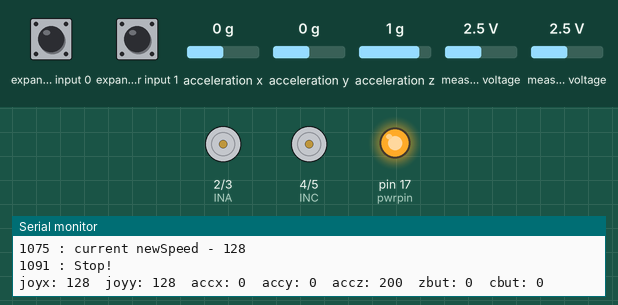
Simulated run of this sketch. Board: Arduino Uno, built with avr-gcc and run on an emulated ATmega328P. Shown: motor-driver pin pairs drawn as motors (green arrow = first pin HIGH = forward, orange = second pin HIGH = backward, longer = more drive, scaled by the enable pin), output pins drawn as LEDs (lit = HIGH), the last lines printed to the serial monitor. Wiring (inferred from the names in the program): Wii Nunchuk at I2C address 0x52. The inputs (shaded band) are chosen by the test bench; at power-on: measured voltage 2.5 V, expander input 0 HIGH, expander input 1 HIGH, acceleration x 0 g, acceleration y 0 g, acceleration z 1 g.

Above: at 1.3 s.
1.4 s: measured voltage (sensor 200) set to 0.1 V
At 2.8 s:
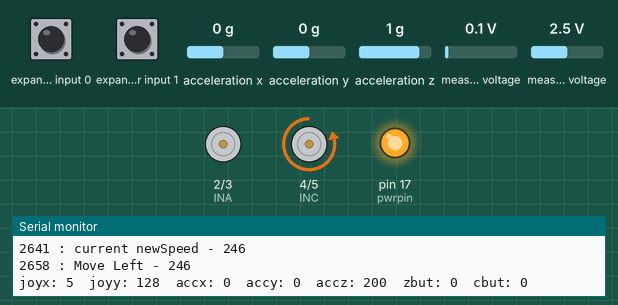
3.1 s: measured voltage (sensor 201) set to 0.1 V
At 3.7 s:
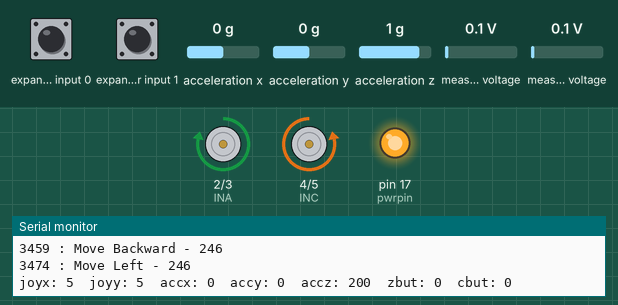
4.6 s: measured voltage (sensor 200) set to 3.8 V
At 5.8 s:
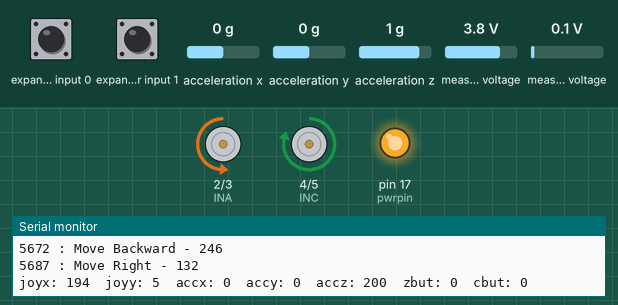
6.3 s: measured voltage (sensor 201) set to 3.8 V
At 7.7 s:
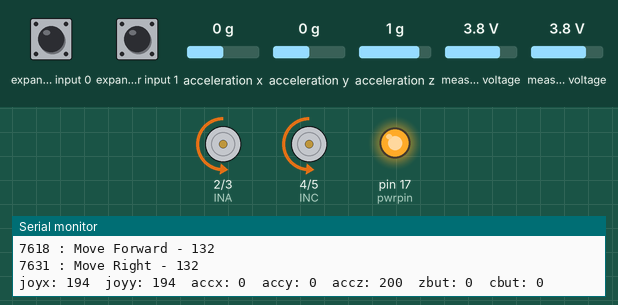
8.0 s: expander input 0 pulled LOW for 1 s
At 8.7 s:
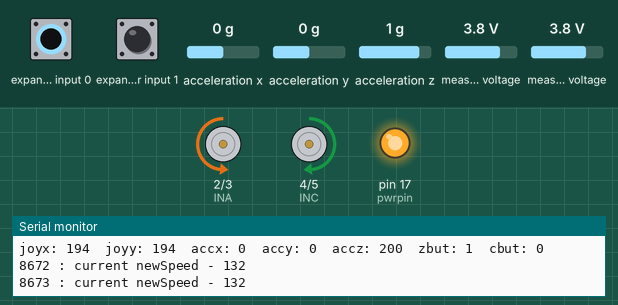
10.7 s: expander input 1 pulled LOW for 1 s
At 11.5 s:
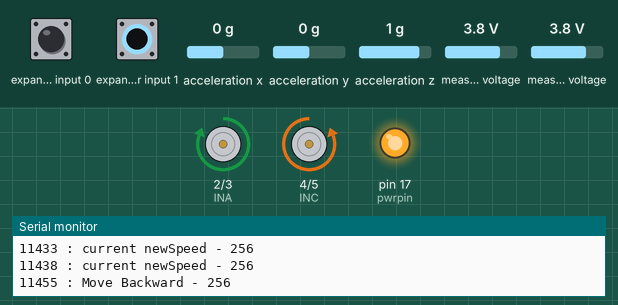
Timing chart, 0 to 13.7 s (numbered marks = the images above; inputs shaded):
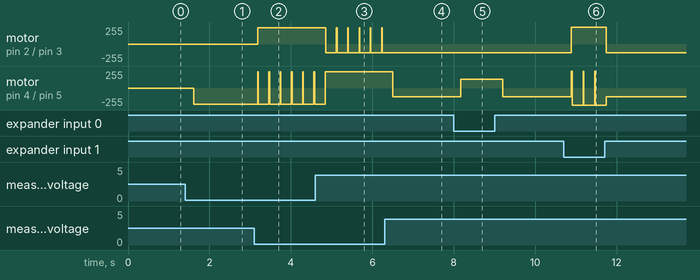

Measured:
- after the input at 1.4 s, motor on pin 4 (INC) / pin 5 (IND): stopped → backward 246/255 after 0.21 s
- after the input at 3.1 s, motor on pin 2 (INA) / pin 3 (INB): stopped → forward 246/255 after 0.08 s; motor on pin 4 (INC) / pin 5 (IND): alternates forward 246/255 for 0.01 s and backward 246/255 for 0.26 s, starting after 0.08 s
- after the input at 4.6 s, motor on pin 2 (INA) / pin 3 (INB): alternates forward 246/255 for 0.01 s and backward 132/255 for 0.26 s, starting after 0.26 s; motor on pin 4 (INC) / pin 5 (IND): goes on until 4.8 s, then stays forward 246/255
- after the input at 6.3 s, motor on pin 2 (INA) / pin 3 (INB): stops changing and stays backward 132/255; motor on pin 4 (INC) / pin 5 (IND): forward 246/255 → backward 132/255 after 0.21 s
- after the input at 8.0 s, motor on pin 4 (INC) / pin 5 (IND): backward 132/255 → forward 132/255 after 0.17 s, → backward 132/255 1.0 s later
- after the input at 10.7 s, motor on pin 2 (INA) / pin 3 (INB): backward 132/255 → forward 255/255 after 0.19 s, → backward 132/255 0.85 s later; motor on pin 4 (INC) / pin 5 (IND): backward 132/255 → backward 255/255 after 0.19 s, → backward 132/255 0.85 s later

The sketch:

Zergbot.ino
```cpp
// The Wiring of Nunchuck
//-------------------------------------------------
/*
 * Wiring Details
 * white  - Analog 2 - Ground
 * red    - Analog 3 - Power
 * green  - data   - Analog 4
 * yellow - clock  - Analog 5
 */

// The Wiring of Motor Driver
//-------------------------------------------------
/*
 * Wiring Details
 * INA - Digital 2
 * INB - Digital 3
 * ENA - Digital 9
 * INC - Digital 4
 * IND - Digital 5
 * ENB - Digital 10
 * VCC - (+) Power from battery bank
 * GND - (-) Power from battery bank
 * +5 - VCC on Arduino
 */


#define INA 2
#define INB 3
#define ENA 9
#define INC 4
#define IND 5
#define ENB 10
#define DEFAULT_STICK_ZERO 128
#define FRACTION 2
#define DAMPING_RANGE 20

#define ULTRASONIC_PORT 7

#define DEBUGGING

#include <Wire.h>
#include "wiinunchuck.h"
#include "Motors.h"


int loop_cnt=0;
byte joyx,joyy,accx, accy, accz, zbut,cbut;

void setup(){
  Serial.begin(19200);   //Starts the serial port (used for debuging however makes servos jumpy)
  nunchuck_setpowerpins(); // set the Arduino power pins for Nunchuck
  nunchuck_init ();     // send the nunchuck initilization handshake
  initMots(); // set the Arduino pins for Motor driver

}

void loop(){

nunchuck_get_data();


if( loop_cnt > 100 ) { // every 100 msecs get new data
  loop_cnt = 0;


  joyx  = nunchuck_joy_x();
  joyy  = nunchuck_joy_y();
  accx = nunchuck_accelx(); // ranges from approx 70 - 182
  accy = nunchuck_accely();// ranges from approx 65 - 173
  accz = nunchuck_accelz();// ranges from approx 65 - 173
  zbut = nunchuck_zbutton();
  cbut = nunchuck_cbutton();

robotOperation(joyx, joyy, accx, accy, accz, zbut, cbut);

#ifdef DEBUGGING
        Serial.print("joyx: "); Serial.print((byte)joyx,DEC);
        Serial.print("\tjoyy: "); Serial.print((byte)joyy,DEC);
        Serial.print("\taccx: "); Serial.print((byte)accx,DEC);
        Serial.print("\taccy: "); Serial.print((byte)accy,DEC);
        Serial.print("\taccz: "); Serial.print((byte)accz,DEC);
        Serial.print("\tzbut: "); Serial.print((byte)zbut,DEC);
        Serial.print("\tcbut: "); Serial.println((byte)cbut,DEC);
#endif

            }
    loop_cnt++;
    delay(1);
}
```

Motors.h
```cpp
//------------------------------------------------------------------------
//START OF ARDUINO CONTROLLED ROBOT (Motors) ROUTINES

/*
 * sets up your arduino to address your SERB using the included routines
*/
struct vectorMove {
  int Speed;
  short Direction;
};

void initMots(){
// Declare L298N Dual H-Bridge Motor Controller directly since there is not a library to load.
//Define L298N Dual H-Bridge Motor Controller Pins

pinMode(INA,OUTPUT); //Left Motor
pinMode(INB,OUTPUT); // Left Motor
pinMode(ENA,OUTPUT);
pinMode(INC,OUTPUT); // Right Motor
pinMode(IND,OUTPUT); // Right Motor
pinMode(ENB,OUTPUT);

/*
#ifdef DEBUGGING
  Serial.print(millis());
  Serial.print(" : Initialize Motors - "); Serial.println(100, DEC);
   analogWrite(ENA, 100);
 digitalWrite(INA, LOW);
 digitalWrite(INB, HIGH);
 analogWrite(ENB, 100);
 digitalWrite(INC, LOW);
 digitalWrite(IND, HIGH);
#endif
*/
}


/*
 * sets the speed of the robot between 6-(reversed) and 255-(full speed). 128 is stop
 * NOTE: speed will not change the current speed you must change speed
 * then call one of the go methods before changes occur.
 * it will return the absolute speed value between 1 - 255 and the direction (1 - forward or right, -1 - backward or left, 0 - stop)
 * Return the speed between 1 and 255
*/

/*
 * sends the robot forwards
 */
void moveForward(int newSpeed){
 analogWrite(ENA, newSpeed);
 digitalWrite(INA, LOW);
 digitalWrite(INB, HIGH);
 analogWrite(ENB, newSpeed);
 digitalWrite(INC, LOW);
 digitalWrite(IND, HIGH);

#ifdef DEBUGGING
  Serial.print(millis());
  Serial.print(" : Move Forward - "); Serial.println(newSpeed, DEC);
#endif

}

/*
 * sends the robot backwards
 */
void moveBackward(int newSpeed){
  analogWrite(ENA, newSpeed);
  digitalWrite(INA, HIGH);
  digitalWrite(INB, LOW);
  analogWrite(ENB, newSpeed);
  digitalWrite(INC, HIGH);
  digitalWrite(IND, LOW);

#ifdef DEBUGGING
  Serial.print(millis());
  Serial.print(" : Move Backward - "); Serial.println(newSpeed, DEC);
#endif
}

/*
 * sends the robot right
 */
void moveRight(int newSpeed){
  analogWrite(ENA, newSpeed);
  digitalWrite(INA, LOW);
  digitalWrite(INB, HIGH);

#ifdef DEBUGGING
  Serial.print(millis());
  Serial.print(" : Move Right - "); Serial.println(newSpeed, DEC);
#endif
}

/*
 * sends the robot left
 */
void moveLeft(int newSpeed){
  analogWrite(ENB, newSpeed);
  digitalWrite(INC, LOW);
  digitalWrite(IND, HIGH);

#ifdef DEBUGGING
  Serial.print(millis());
  Serial.print(" : Move Left - "); Serial.println(newSpeed, DEC);
#endif
}

/*
 * move the robot round
 */
void moveRound(int newSpeed, short Direction){
  if(Direction == 1){
    analogWrite(ENA, newSpeed);
    digitalWrite(INA, LOW);
    digitalWrite(INB, HIGH);
    analogWrite(ENB, newSpeed);
    digitalWrite(INC, HIGH);
    digitalWrite(IND, LOW);
  } else if(Direction == -1){
    analogWrite(ENA, newSpeed);
    digitalWrite(INA, HIGH);
    digitalWrite(INB, LOW);
    analogWrite(ENB, newSpeed);
    digitalWrite(INC, LOW);
    digitalWrite(IND, HIGH);
  }
#ifdef DEBUGGING
  Serial.print(millis());
  Serial.println(" : : Move Round - "); Serial.println(newSpeed, DEC);
#endif
}

/*
 * stops the robot
 */
void Stop(){
  analogWrite(ENA, 0);
  digitalWrite(INA, LOW);
  digitalWrite(INB, HIGH);
  analogWrite(ENB, 0);
  digitalWrite(INC, LOW);
  digitalWrite(IND, HIGH);

#ifdef DEBUGGING
  Serial.print(millis());
  Serial.println(" : Stop!");
#endif
}

struct vectorMove setMoveMotor(int newSpeed){
  short newDirection = 0;
  struct vectorMove newVector ;

  if (newSpeed > DEFAULT_STICK_ZERO){
      if(newSpeed < 255 * (DAMPING_RANGE/100))
        newVector.Speed = 1/(255 * (DAMPING_RANGE/100)) * ((newSpeed - DEFAULT_STICK_ZERO) * (newSpeed - DEFAULT_STICK_ZERO));
      else newVector.Speed = FRACTION * (newSpeed - DEFAULT_STICK_ZERO);
    newVector.Direction = 1;
  }
  else if (newSpeed < DEFAULT_STICK_ZERO){
    if(newSpeed < 255 * (DAMPING_RANGE/100))
        newVector.Speed = 1/(255 * (DAMPING_RANGE/100)) * ((newSpeed - DEFAULT_STICK_ZERO) * (newSpeed - DEFAULT_STICK_ZERO));
      else newVector.Speed = FRACTION * (DEFAULT_STICK_ZERO - newSpeed) ;
    newVector.Direction = -1;
  }
  else if (newSpeed == DEFAULT_STICK_ZERO){
    newVector.Speed = newSpeed;
    newVector.Direction = 0;
  }
  else newVector.Speed = 0;


#ifdef DEBUGGING
  Serial.print(millis());
  Serial.print(" : current newSpeed - "); Serial.println(newVector.Speed, DEC);
#endif

    return newVector;
}

void moveDifferential(byte value_x, byte value_y, byte but){
  struct vectorMove tempMoveX, tempMoveY;

  tempMoveY = setMoveMotor(value_y);
  tempMoveX = setMoveMotor(value_x);

  if(but == 1){
      #ifdef DEBUGGING
      Serial.print(millis());
      Serial.println("Button Pressed");
    #endif
    moveRound(tempMoveY.Speed, tempMoveY.Direction);
    return;
  }

  if (tempMoveY.Direction == 1){
    moveForward(tempMoveY.Speed);
  }
  else if (tempMoveY.Direction == -1){
    moveBackward(tempMoveY.Speed);
  }

  if (tempMoveX.Direction == 1){
    moveRight(tempMoveX.Speed);
  }
  else if (tempMoveX.Direction == -1){
    moveLeft(tempMoveX.Speed);
  }

 if (value_x == DEFAULT_STICK_ZERO && value_y == DEFAULT_STICK_ZERO){
  Stop();
 }

}

void robotOperation(byte joyx,byte joyy,byte accx,byte accy,byte accz, byte zbut,byte cbut){

  if (zbut == 1)
  {
  moveDifferential(joyx, joyy, zbut);
  return;
   }

  if (cbut==0){
    #ifdef DEBUGGING
      Serial.print(millis());
      Serial.println("robotOperation joystick called");
    #endif

    moveDifferential(joyx, joyy, 0);
  }
  else
  {
    #ifdef DEBUGGING
      Serial.print(millis());
      Serial.println("robotOperation accellerometer called");
    #endif

    moveDifferential(accx, accy, 0);
  }
}


//END OF ARDUINO CONTROLLED SERVO ROBOT (SERB) ROUTINES
//---------------------------------------------------------------------------

/*
void moveWiiAcelerometer(){
 moveDifferential(getYGs() * (float)100,getXGs()*(float)100);
}

void moveWiiJoystick(){
 moveDifferential(map(getNunValue(YSTICK),30,220,-100,100),map(getNunValue(XSTICK),30,220,-100,100));
 }

//Takes in a speed and a direction input (like a joystick) and translates it to speed commands
void moveDifferential(int speed1, int direction1){
  speed1 = deadBandFilter(speed1);
  direction1 = deadBandFilter(direction1);
  setSpeedLeft(speed1 + direction1);
  setSpeedRight(speed1 - direction1);
}

*/
```

wiinunchuck.h
```cpp
// (licence header left out)
#if (ARDUINO >= 100)
#include <Arduino.h>
#else
#include <WProgram.h>
#endif

//
// These are suitable defaults for most nunchucks, including knockoffs.
// If you intend to use the same nunchuck all the time and demand accu-
// racy, it is worth your time to measure these on your own.
//     If you may want to use various nunchucks, you may want to
// calibrate using functions
//   nunchuck_calibrate_joy()
//   nunchuck_calibrate_accelxy()
//   nunchuck_calibrate_accelz()
//
#define DEFAULT_CENTRE_JOY_X 124
#define DEFAULT_CENTRE_JOY_Y 132
#define ACCEL_ZEROX 490
#define ACCEL_ZEROY 500
#define ACCEL_ZEROZ 525

//
// Global vars are kept to a minimum.
//
uint8_t ctrlr_type[6];   // Used externally?
uint8_t nunchuck_buf[6];  // Keeps data payload from nunchuck
// Accelerometer values and callibration centres:
uint16_t accel_zerox, accel_zeroy, accel_zeroz;
// Joystick values and calibration centres:
int joy_x, joy_y, joy_zerox, joy_zeroy;

//
//
// Uses port C (analog in) pins as power & ground for nunchuck
//
void nunchuck_setpowerpins()
	{
	#define pwrpin PORTC3
	#define gndpin PORTC2
	DDRC |= _BV(pwrpin) | _BV(gndpin);
	PORTC &=~ _BV(gndpin);
	PORTC |=  _BV(pwrpin);
	delay(100); // wait for things to stabilize
	}

//
//
// Initialize and join the I2C bus, and tell the nunchuck we're
// talking to it. This function will work both with Nintendo
// nunchucks, or knockoffs.
//
// See http://www.arduino.cc/cgi-bin/yabb2/YaBB.pl?num=1264805255
//
void nunchuck_init()
	{
	Wire.begin();
	delay(1);
	Wire.beginTransmission(0x52);  // device address
	#if (ARDUINO >= 100)
		Wire.write((uint8_t)0xF0);  // 1st initialisation register
		Wire.write((uint8_t)0x55);  // 1st initialisation value
		Wire.endTransmission();
		delay(1);
		Wire.beginTransmission(0x52);
		Wire.write((uint8_t)0xFB);  // 2nd initialisation register
		Wire.write((uint8_t)0x00);  // 2nd initialisation value
	#else
		Wire.send((uint8_t)0xF0);   // 1st initialisation register
		Wire.send((uint8_t)0x55);   // 1st initialisation value
		Wire.endTransmission();
		delay(1);
		Wire.beginTransmission(0x52);
		Wire.send((uint8_t)0xFB);   // 2nd initialisation register
		Wire.send((uint8_t)0x00);   // 2nd initialisation value
	#endif
	Wire.endTransmission();
	delay(1);
	//
	// Set default calibration centres:
	//
	joy_zerox = DEFAULT_CENTRE_JOY_X;
	joy_zeroy = DEFAULT_CENTRE_JOY_Y;
	accel_zerox = ACCEL_ZEROX;
	accel_zeroy = ACCEL_ZEROY;
	accel_zeroz = ACCEL_ZEROZ;
	}

//
//
// T.T.
// Standard nunchucks use a byte-wise encryption using bit-wise XOR
// with 0x17. This function decodes a byte.
//
// This function is not needed since the way we initialize the nunchuck
// does not XOR encrypt the bits.
//
//static inline char nunchuck_decode_byte (char x)
//	{
//	x = (x ^ 0x17) + 0x17;
//	return x;
//	}

static void nunchuck_send_request()
{
	Wire.beginTransmission(0x52);// transmit to device 0x52
	#if (ARDUINO >= 100)
		Wire.write((uint8_t)0x00);// sends one byte
	#else
		Wire.send((uint8_t)0x00);// sends one byte
	#endif
	Wire.endTransmission();// stop transmitting
}

//
//
// Gets data from the nunchuck and packs it into the nunchuck_buff byte
// aray. That array will be processed by other functions to extract
// the data from the sensors and analyse.
//
int nunchuck_get_data()
	{
	int cnt=0;
	  // Request six bytes from the chuck.
	Wire.requestFrom (0x52, 6);
	while (Wire.available ())
		{
	  // receive byte as an integer
		#if (ARDUINO >= 100)
			nunchuck_buf[cnt] = Wire.read();
		#else
			nunchuck_buf[cnt] = Wire.receive();
		#endif
		cnt++;
		}

	Wire.beginTransmission(0x52);// transmit to device 0x52
	#if (ARDUINO >= 100)
		Wire.write((uint8_t)0x00);// sends one byte
	#else
		Wire.send((uint8_t)0x00);// sends one byte
	#endif
	Wire.endTransmission();// stop transmitting

	if (cnt >= 5)
		{
		return 1;   // success
		}
	return 0; // failure
	}

//
//
//
// Calibrate joystick so that we read the centre position as (0,0).
// Otherwise, we use the default values from the header.
//
void nunchuck_calibrate_joy()
	{
	joy_zerox = joy_x;
	joy_zeroy = joy_y;
	}

// Returns c and z button states: 1=pressed, 0=not
// The state is in the two least significant bits of the 6th byte.
// In the data, a 1 is unpressed and 0 is pressed, so this will be
// reversed. These functions use a bitwise AND to determine the value
// and then the () ? true : false; conditional structure to pass out
// the appropriate state.
//
static inline unsigned int nunchuck_zbutton()
	{
	return ((nunchuck_buf[5] >> 0) & 1) ? 0 : 1;
	}

static inline unsigned int nunchuck_cbutton()
	{
	return ((nunchuck_buf[5] >> 1) & 1) ? 0 : 1;
	}

//
//
// Returns the raw x and y values of the the joystick, cast as ints.
//
static inline int nunchuck_joy_x()
	{
	return (int) nunchuck_buf[0];
	}

static inline int nunchuck_joy_y()
	{
	return (int) nunchuck_buf[1];
	}

//
//
// Return calibrated x and y values of the joystick.
//
static inline int nunchuck_cjoy_x()
	{
	return (int)nunchuck_buf[0] - joy_zerox;
	}

static inline int nunchuck_cjoy_y()
	{
	return (int)nunchuck_buf[1] - joy_zeroy;
	}

//
//
// Returns the raw 10-bit values from the 3-axis accelerometer sensor.
// Of the six bytes recieved in a data payload from the nunchuck, bytes
// 2, 3 and 4 are the most significant 8 bits of each 10-bit reading.
// The final two bits are stored in the 6th bit along with the states
// of the c and z button. These functions take the most significant
// 8-bits and stacks it into a 16 bit unsigned integer, and then tacks
// on the least significant bits from the 6th byte of the data
// payload.
//
// Load the most sig digits into a blank 16-bit unsigned int leaving
// two bits in the bottom ( via a 2-bit shift, << 2) for the least sig
// bits:
// 	0x0000 | nunchuck_buff[*] << 2
// Add to the above, the least sig bits. The code for x:
// 	nunchuck_buf[5] & B00001100
// for example selects the 3rd and 4th bits from the 6th byte of the
// payload to be concatinated with nunchuck_buff[2] to complete the 10-
// bit datum for a given axis.
//
static inline uint16_t nunchuck_accelx()
	{
	return (  0x0000 | ( nunchuck_buf[2] << 2 ) +
		( ( nunchuck_buf[5] & B00001100 ) >> 2 )  );
	}

static inline uint16_t nunchuck_accely()
	{
	return (  0x0000 ^ ( nunchuck_buf[3] << 2 ) +
		( ( nunchuck_buf[5] & B00110000 ) >> 4 )  );
	}

static inline uint16_t nunchuck_accelz()
	{
	return (  0x0000 ^ ( nunchuck_buf[4] << 2 ) +
		( ( nunchuck_buf[5] & B11000000 ) >> 6 )  );
	}

//
//
// Returns the x,y and z accelerometer values with calibration values
// subtracted.
//
static inline int nunchuck_caccelx()
	{
		return (int)(nunchuck_accelx() - accel_zerox);
	}

static inline int nunchuck_caccely()
	{
		return (int)(nunchuck_accely() - accel_zeroy);
	}

static inline int nunchuck_caccelz()
	{
		return (int)(nunchuck_accelz() - accel_zeroz);
	}

//
//
// Returns joystick angle in degrees. It uses the ratio of calibrated
// x and y potentiometer readings to find the angle, zero being direct
// right (positive x) and measured counter-clockwise from there.
//
// If the atan2 function returns a negative angle, it is rotated back
// into a positive angle. For those unfamiliar, the atan2 function
// is a more inteligent atan function which quadrant the vector <x,y>
// is in, and returns the appropriate angle.
//
static inline int nunchuck_joyangle()
	{
	double theta;
	theta = atan2( nunchuck_cjoy_y(), nunchuck_cjoy_x() );
	while (theta < 0) theta += 2*M_PI;
	return (int)(theta * 180/M_PI);
	}

//
//
// Returns roll angle in degrees. Under the assumption that the
// only acceleration detected by the accelerometer is acceleration due
// to gravity, this function uses the ratio of the x and z
// accelerometer readings to gauge pitch. This only works while the
// nunchuck is being held still or at constant velocity with zero ext-
// ernal force.
//
static inline int nunchuck_rollangle()
	{
	return (int) (  atan2( (double) nunchuck_caccelx(),
		(double) nunchuck_caccelz() ) * 180 / M_PI  );
	}

//
//
// Returns pitch angle in degrees. Under the assumption that the
// only acceleration detected by the accelerometer is acceleration due
// to gravity, this function uses the ratio of the y and z
// accelerometer readings to gauge pitch.  This only works while the
// nunchuck is being held still or at constant velocity with zero ext-
// ernal force.
//
static inline int nunchuck_pitchangle()
	{
	return (int) (  atan2( (double) nunchuck_caccely(),
		(double)nunchuck_caccelz() ) * 180 / M_PI  );
	}

//
//
// Because gravity pulls down on the z-accelerometer while the nunchuck
// is upright, we need to calibrate {x,y} and {z} separately. Execute
// this function while the nunchuck is known to be upright and then
// execute nunchuck_calibrate_accelz() when the nunchuck is on its side.
//
void nunchuck_calibrate_accelxy()
	{
	accel_zerox = nunchuck_accelx();
	accel_zeroy = nunchuck_accely();
	}

//
//
// See documentation for nunchuck_calibrate_xy()
//
void nunchuck_calibrate_accelz()
	{
	accel_zeroz = nunchuck_accelz();
	}
//
//
// EOF
```
